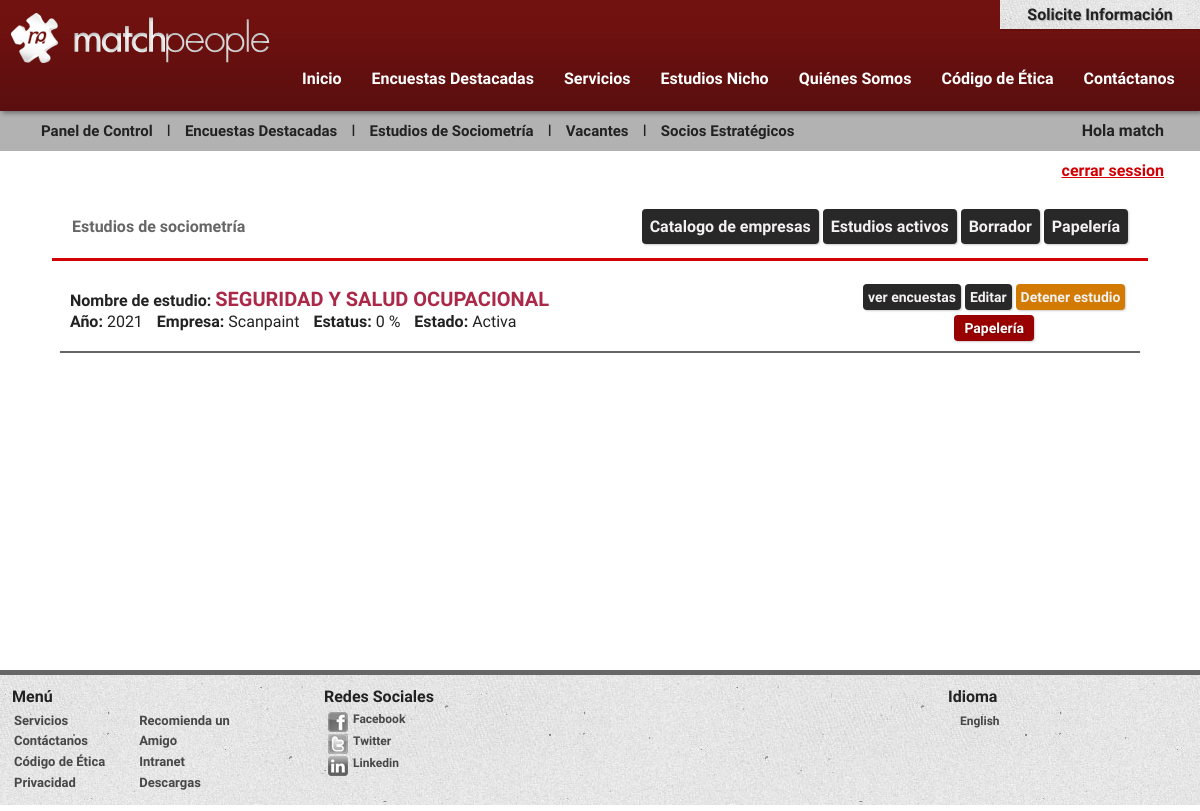
The app's page /matchpeople/activas_sociometria.php (signed in), older data.
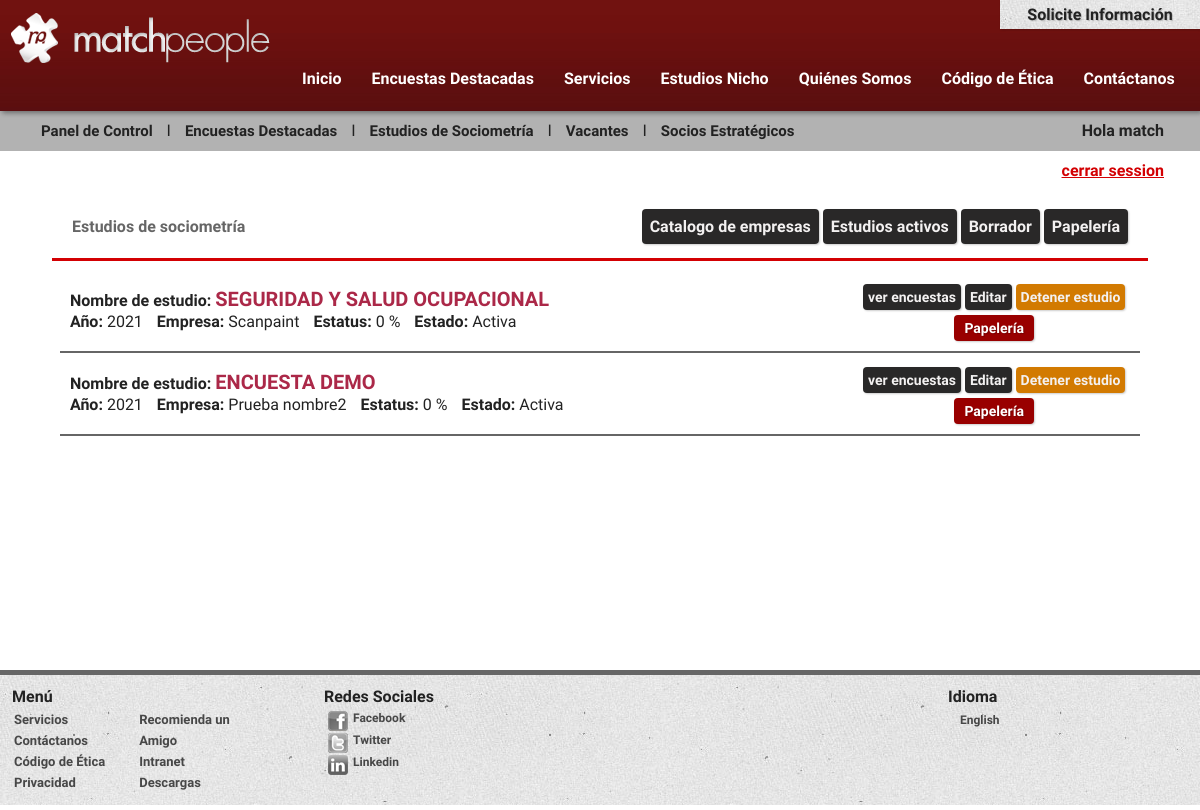
The same page, newer data.
### tables this page shows
CREATE TABLE `encuesta_sociometria` (
  `IdEncuesta` int(100) NOT NULL,
  `IdEmpresa` int(100) NOT NULL,
  `Titulo` varchar(300) NOT NULL,
  `Fecha` date NOT NULL,
  `act_formacion1` mediumtext NOT NULL,
  `act_formacion2` mediumtext NOT NULL,
  `Act_Ascendencia` mediumtext NOT NULL,
  `Act_Afinidad` mediumtext NOT NULL,
  `Act_Trabajo3` mediumtext NOT NULL,
  `Act_Popularidad` mediumtext NOT NULL,
  `Act_sociales2` mediumtext NOT NULL,
  `Act_sociales3` mediumtext NOT NULL,
  `Act_sociales4` mediumtext NOT NULL,
  `porcentaje` int(11) NOT NULL,
  `estatusId` int(11) NOT NULL,
  `papeleria` int(11) NOT NULL
);

CREATE TABLE `empresas_sociometria` (
  `IdEmpresa` int(11) NOT NULL,
  `Nombre` varchar(250) NOT NULL,
  `estatusId` int(3) NOT NULL,
  `papeleria` int(3) NOT NULL
);

### matchpeople/activas_sociometria.php (the view, shortened to what this page needs)
<!doctype html>
<html>
<head>
<?php include("header.php");?>
<div id="contenido">
<?php include("menus/menu_vacantes.php");?>
  <div class="titulosec" >
  Estudios de sociometría
	<?php include("menus/menu_sociometria.php");?>
  </div>
  <div class="centar" style="width: 90% !important;">
    <?php
		include("clavesbd.php");
		$con = mysqli_connect($servername, $username, $password, $dbname);
		mysqli_set_charset($con,"utf8");
	 $sql = "SELECT encuesta_sociometria.IdEncuesta, empresas_sociometria.Nombre, encuesta_sociometria.Titulo,
	 encuesta_sociometria.Fecha,encuesta_sociometria.porcentaje, encuesta_sociometria.IdEmpresa, encuesta_sociometria.papeleria, encuesta_sociometria.estatusId FROM encuesta_sociometria
	 INNER JOIN empresas_sociometria ON encuesta_sociometria.IdEmpresa=empresas_sociometria.IdEmpresa where encuesta_sociometria.estatusId = 1 AND encuesta_sociometria.papeleria != 1 ";
  			$result = mysqli_query($con, $sql);
  			if (mysqli_num_rows($result) > 0) {
  				while($row = mysqli_fetch_assoc($result)) {
						$Titulo = $row['Titulo'];
						$Titulo= strtoupper($Titulo);
						$Fecha = $row['Fecha'];
						$newDate = date("Y", strtotime($Fecha));
						$Empresa = $row["Nombre"];
						$Porcentaje = $row["porcentaje"];
						$estatusId = $row['estatusId'];
  				echo "<form class='box_vacante' action='editar_sociometria.php?id=".$row['IdEncuesta']."' enctype='multipart/form-data' method='POST'>";?>
	   				<div class='col1 setenta'>
		   				<strong>Nombre de estudio:</strong> <span class='h2'><?php echo"$Titulo"; ?></span><br>
							<strong>Año:</strong> <?php echo"$newDate "; ?>
							<strong class='izquierdo'>Empresa: </strong><?php echo"$Empresa"; ?>
							<strong class='izquierdo'>Estatus: </strong><?php echo"$Porcentaje %"; ?>
							<strong class='izquierdo'>Estado: </strong>
						 	<?php if ($estatusId != "1") { $estatus ="Borrador";} else {$estatus ="Activa";} echo"$estatus"; ?>
						</div>
						<div class='col2' style="width: 27% !important;">
							<input class='btn2' type='submit' value='ver encuestas' name='btn_submit' >
							<input class='btn2' type='submit' value='Editar' name='btn_submit' >
							<input class='btn2' style="background: #d27a01;" type='submit' value='Detener estudio' name='btn_submit' >
							<input class='btn3' type='submit' value='Papelería' name='btn_submit'>
		   			</div>
   				</form>
					<?php } } else {	echo "<h3>No Hay Resultados</h3>";}	mysqli_close($con); ?>
  </div>
</div>
<?php include ("footer.php");?>

Row changes from the older to the newer data that the page shows:
now on this page (row edited): encuesta_sociometria: Titulo "ENCUESTA DEMO", Fecha "2021", IdEmpresa.Nombre "Prueba nombre2", porcentaje "0", estatusId "Activa"
